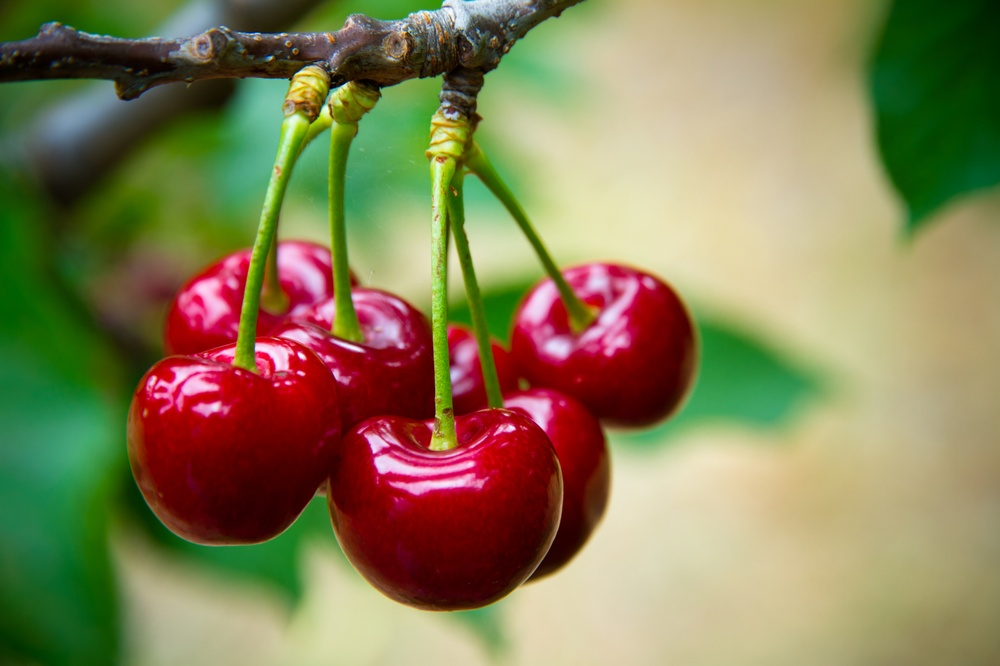
#> input picture Citra Digital/Pertemuan 8/cherry/Image_1.jpg, 1000 x 666 px, shrunk from 2125 x 1416 before the run; its folder holds only this picture in this run
$ jupyter execute 'dataset image cherry.ipynb'   (older library calls are emulated)
#> lines starting #> are read from the running program, lines starting #| are printed output that depends on the picture; after the words box and inside, x2 and y2 are one past the last pixel; in counts of white or black regions, pixels touching at a corner belong together
# sobel and canny

[cell 1]
import os
import cv2
import matplotlib.pyplot as plt
import numpy as np

folder_path = "cherry"

# fitur looping untuk membaca semua gambar di dalam folder
for filename in os.listdir(folder_path):
    if filename.lower().endswith(('.png', '.jpg', '.jpeg', '.bmp')):
        image_path = os.path.join(folder_path, filename)
        image = cv2.imread(image_path, cv2.IMREAD_COLOR)
#> image is the input picture: shape (666, 1000, 3); mean B, G, R 86.3, 127.1, 134.5
        gray_img = cv2.cvtColor(image, cv2.COLOR_BGR2GRAY)
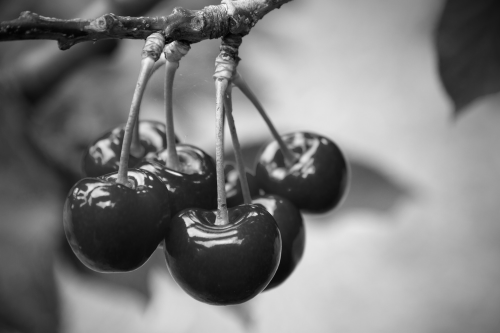
#> gray_img: shape (666, 1000) (shown at 1/2 size); min 0, max 251, mean 124.6
        img_rgb = cv2.cvtColor(image, cv2.COLOR_BGR2RGB)
        blurred_img = cv2.GaussianBlur(gray_img, (5, 5), 0)

        #2. Deteksi tepi dengan Sobel
        sobelx = cv2.Sobel(blurred_img, cv2.CV_64F, 1, 0, ksize=3)
        sobely = cv2.Sobel(blurred_img, cv2.CV_64F, 0, 1, ksize=3)
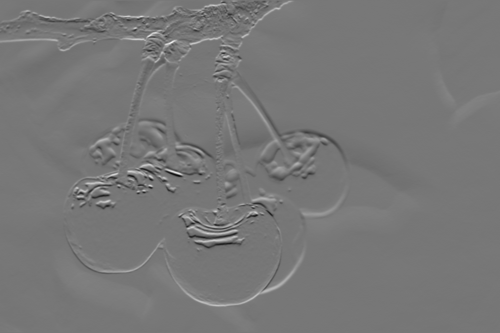
#> sobely: shape (666, 1000) float64 (shown at 1/2 size); min -398, max 452, mean 0.6; drawn with min black and max white
        sobel = np.hypot(sobelx, sobely)
        sobel_normalized = cv2.normalize(sobel, None, 0, 255, cv2.NORM_MINMAX).astype(np.uint8)

        canny_edges = cv2.Canny(blurred_img, 100, 200)
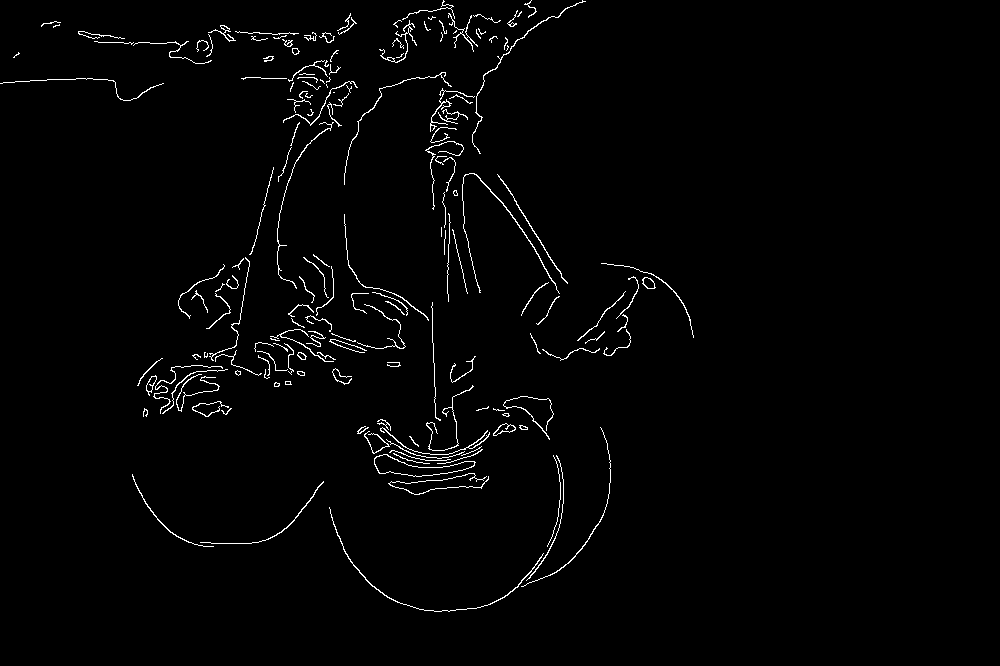
#> canny_edges: shape (666, 1000); 1.6% white in thin lines or dots, all inside (x1, y1, x2, y2) = (0, 0, 694, 612)

        #4. Tampilkan hasil
        plt.figure(figsize=(10, 5))

        plt.subplot(1, 3, 1)
        plt.title("Citra Asli")
        plt.imshow(img_rgb)

        plt.subplot(1, 3, 2)
        plt.title("Deteksi Tepi Sobel")
        plt.imshow(sobel_normalized, cmap='gray')

        plt.subplot(1, 3, 3)
        plt.title("Deteksi Tepi Canny")
        plt.imshow(canny_edges, cmap='gray')

        plt.show()

# global thresholding

[cell 2]
import os
import cv2
import matplotlib.pyplot as plt
import numpy as np

folder_path = "cherry"

# fitur looping untuk membaca semua gambar di dalam folder
for filename in os.listdir(folder_path):
    if filename.lower().endswith(('.png', '.jpg', '.jpeg', '.bmp')):
        image_path = os.path.join(folder_path, filename)
        image = cv2.imread(image_path, cv2.IMREAD_COLOR)
        gray_image = cv2.cvtColor(image, cv2.COLOR_BGR2GRAY)
        img_rgb = cv2.cvtColor(image, cv2.COLOR_BGR2RGB)
        _, thresholded_image = cv2.threshold(gray_image, 128, 255, cv2.THRESH_BINARY)
#> thresholded_image: shape (666, 1000); 50.9% white; 62 black regions (55 under 20 px), largest, box (x1, y1, x2, y2) and area: (0, 0, 812, 666) 294613, (843, 0, 1000, 239) 29242, (909, 600, 1000, 666) 2942

        plt.figure(figsize=(10, 5))
        plt.subplot(1, 2, 1)
        plt.imshow(img_rgb, cmap='gray')
        plt.title('gambar asli')

        plt.subplot(1, 2, 2)
        plt.imshow(thresholded_image, cmap='gray')
        plt.title('hasil threshold global')
        plt.show()

# segmentasi warna dengan thresholding

[cell 3]
import os
import cv2
import matplotlib.pyplot as plt
import numpy as np

folder_path = "cherry"

# fitur looping untuk membaca semua gambar di dalam folder
for filename in os.listdir(folder_path):
    if filename.lower().endswith(('.png', '.jpg', '.jpeg', '.bmp')):
        image_path = os.path.join(folder_path, filename)
        image = cv2.imread(image_path, cv2.IMREAD_COLOR)
        img_rgb = cv2.cvtColor(image, cv2.COLOR_BGR2RGB)
        hsv_img = cv2.cvtColor(image, cv2.COLOR_BGR2HSV)
#> hsv_img: shape (666, 1000, 3); mean H, S, V 45.9, 141.5, 153.1

        #2. Tentukan rentang warna untuk segmentasi
        #Contoh: Segmentasi warna merah rendah
        lower_red = np.array([0, 120, 70]) # Rentang bawah dalam HSV
        upper_red = np.array([10, 255, 255]) # Rentang atas dalam HSV

        #Contoh: Segmentasi warna merah rendah
        lower_red1 = np.array([170, 120, 70]) # Rentang bawah dalam HSV
        upper_red1 = np.array([180, 255, 255]) # Rentang atas dalam HSV

        #3. Segmentasi dengan Thresholding
        mask1 = cv2.inRange(hsv_img, lower_red, upper_red)
#> mask1: shape (666, 1000); 8.4% white; 166 white regions (144 under 20 px), largest, box (x1, y1, x2, y2) and area: (134, 249, 691, 602) 53715, (559, 291, 601, 336) 325, (258, 266, 291, 317) 202
        mask2 = cv2.inRange(hsv_img, lower_red1, upper_red1)
#> mask2: shape (666, 1000); 4.7% white; 595 white regions (544 under 20 px), largest, box (x1, y1, x2, y2) and area: (143, 251, 428, 421) 11880, (352, 402, 531, 525) 5895, (514, 264, 668, 369) 2676

        mask = mask1+mask2
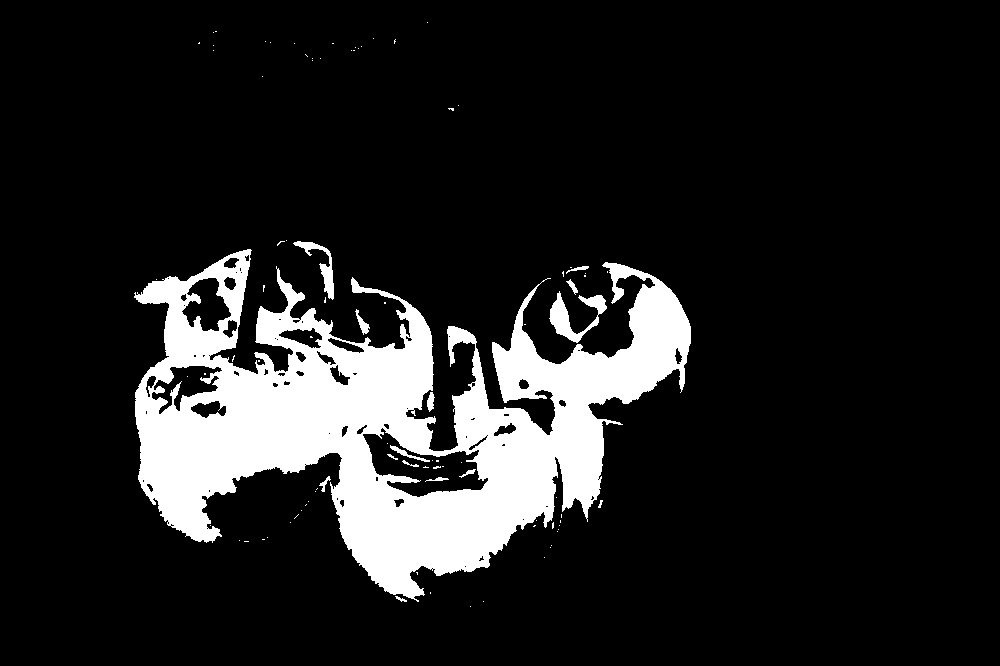
#> mask: shape (666, 1000); 13% white; 91 white regions (76 under 20 px), largest, box (x1, y1, x2, y2) and area: (134, 249, 691, 602) 84056, (549, 291, 607, 343) 1080, (293, 241, 334, 300) 572


        #4. Hasil segmentasi (aplikasikan mask ke citra asli)
        segmented_img = cv2.bitwise_and(image, image, mask=mask)
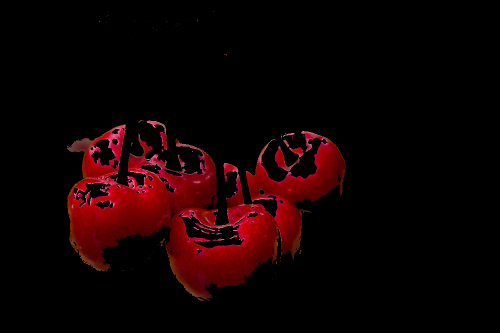
#> segmented_img: shape (666, 1000, 3) (shown at 1/2 size); mean B, G, R 2.1, 1.3, 17.2

        #5. Tampilkan hasil
        plt.figure(figsize=(10, 5))

        plt.subplot(1, 2, 1)
        plt.title("Citra Asli")
        plt.imshow(cv2.cvtColor(image, cv2.COLOR_BGR2RGB))

        plt.subplot(1, 2, 2)
        plt.title("Hasil Segmentasi Warna Merah")
        plt.imshow(cv2.cvtColor(segmented_img, cv2.COLOR_BGR2RGB))

        plt.show()
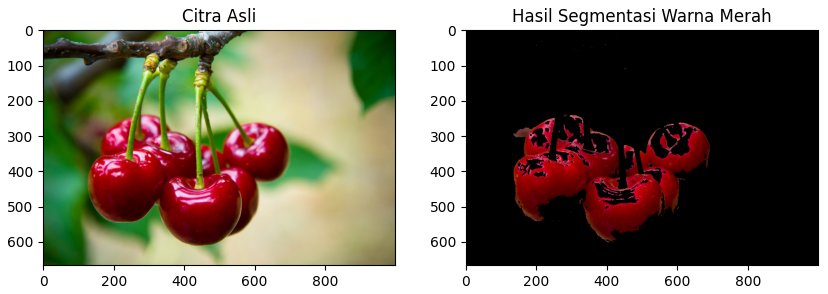
#> figure drawn by matplotlib, 2 panels

# adaptive thresholding

[cell 4]
import os
import cv2
import matplotlib.pyplot as plt

folder_path = "cherry"

# fitur looping untuk membaca semua gambar di dalam folder
for filename in os.listdir(folder_path):
    if filename.lower().endswith(('.png', '.jpg', '.jpeg', '.bmp')):
        image_path = os.path.join(folder_path, filename)
        image = cv2.imread(image_path, cv2.IMREAD_GRAYSCALE)
#> image: shape (666, 1000)

        _, otsu_thresh_image = cv2.threshold(image, 0, 255, cv2.THRESH_BINARY + cv2.THRESH_OTSU)
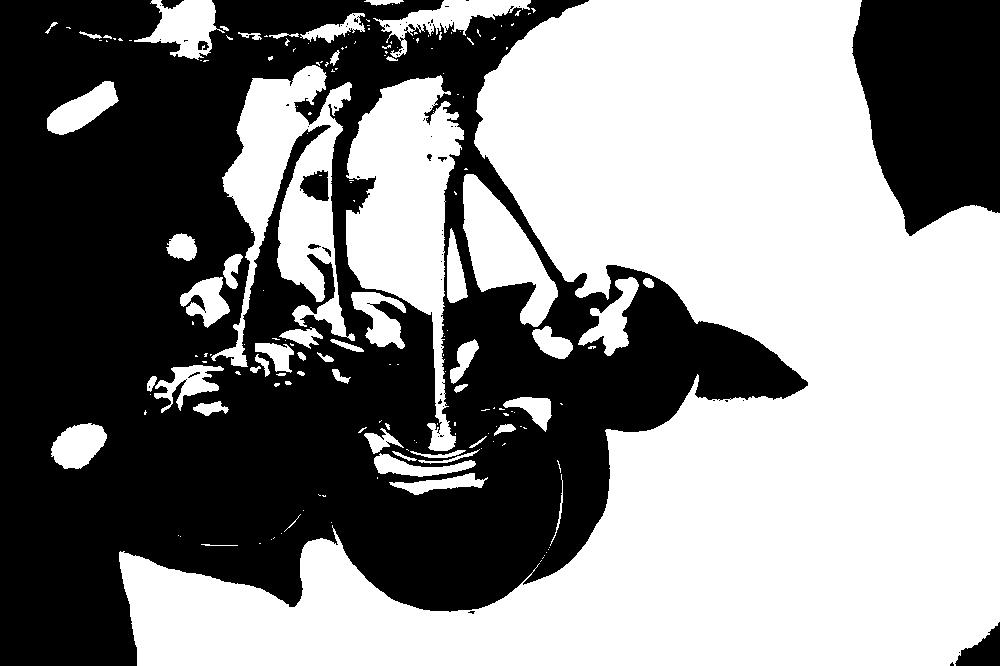
#> otsu_thresh_image: shape (666, 1000); 53.3% white; 64 black regions (53 under 20 px), largest, box (x1, y1, x2, y2) and area: (0, 0, 808, 666) 280561, (852, 0, 1000, 236) 28060, (955, 622, 1000, 666) 1078

        plt.figure(figsize=(10, 5))
        plt.subplot(1, 2, 1)
        plt.title("Foto asli")
        plt.imshow(cv2.cvtColor(img_rgb, cv2.COLOR_BGR2RGB))

        plt.subplot(1, 2, 2)
        plt.imshow(otsu_thresh_image, cmap='gray')
        plt.title('Otsu Thresholding')
        plt.show()

$ run again, on Citra Digital/Pertemuan 8/cherry/Image_14.jpg
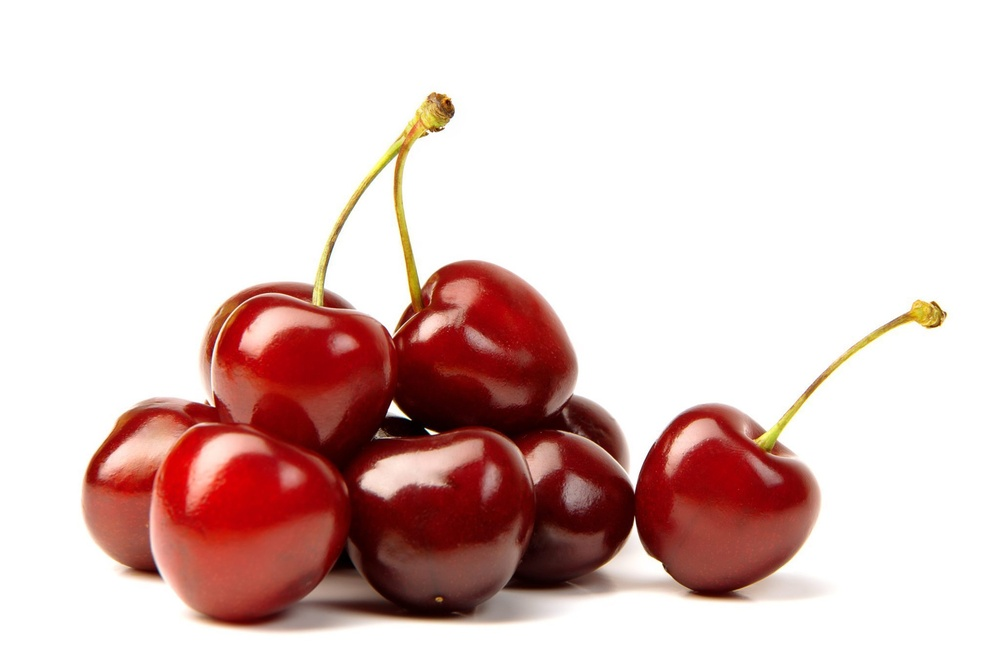
#> input picture Citra Digital/Pertemuan 8/cherry/Image_14.jpg, 1000 x 665 px, shrunk from 2048 x 1361 before the run
#> image is the input picture: shape (665, 1000, 3); mean B, G, R 197.4, 200.3, 224.8
#> `canny_edges = cv2.Canny(blurred_img, 100, 200)`:
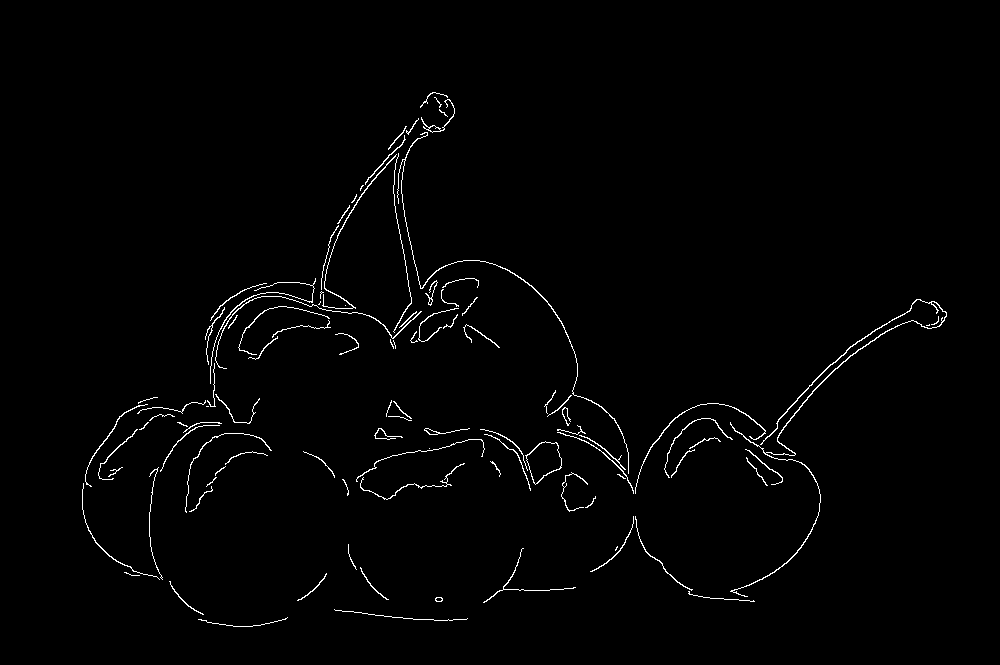
#> canny_edges: shape (665, 1000); 1.3% white in thin lines or dots, all inside (x1, y1, x2, y2) = (82, 92, 947, 627)
#> thresholded_image: shape (665, 1000); 78% white; 80 black regions (66 under 20 px), largest, box (x1, y1, x2, y2) and area: (86, 262, 813, 627) 143821, (206, 285, 313, 366) 1197, (435, 94, 454, 121) 286
#> hsv_img: shape (665, 1000, 3); mean H, S, V 12.1, 51.1, 224.9
#> mask1: shape (665, 1000); 14.6% white; 252 white regions (229 under 20 px), largest, box (x1, y1, x2, y2) and area: (85, 262, 632, 627) 75348, (635, 407, 813, 599) 15922, (544, 524, 629, 585) 1805
#> mask2: shape (665, 1000); 3.8% white; 519 white regions (439 under 20 px), largest, box (x1, y1, x2, y2) and area: (642, 440, 800, 530) 5105, (220, 446, 328, 528) 3917, (263, 320, 378, 384) 3797
#> mask: shape (665, 1000); 18.4% white; 84 white regions (72 under 20 px), largest, box (x1, y1, x2, y2) and area: (85, 262, 633, 627) 95711, (633, 407, 813, 599) 21914, (544, 524, 629, 585) 1920
#> image: shape (665, 1000)
#> `_, otsu_thresh_image = cv2.threshold(image, 0, 255, cv2.THRESH_BINARY ..`:
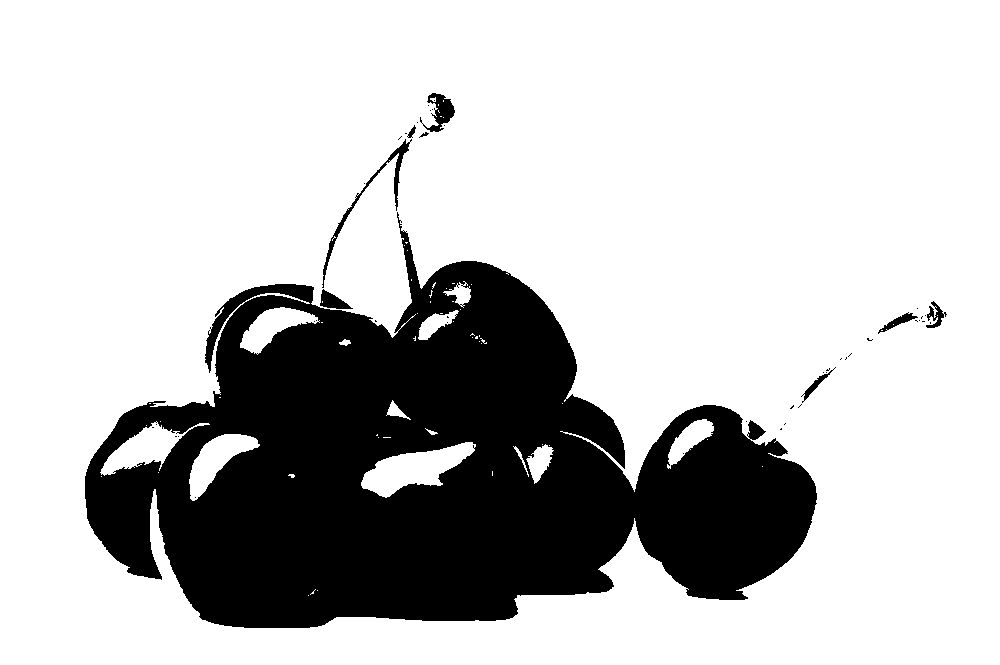
#> otsu_thresh_image: shape (665, 1000); 75.7% white; 48 black regions (39 under 20 px), largest, box (x1, y1, x2, y2) and area: (85, 212, 817, 628) 158862, (322, 139, 412, 288) 845, (420, 93, 455, 132) 589

$ run again, on Citra Digital/Pertemuan 8/cherry/Image_15.jpg
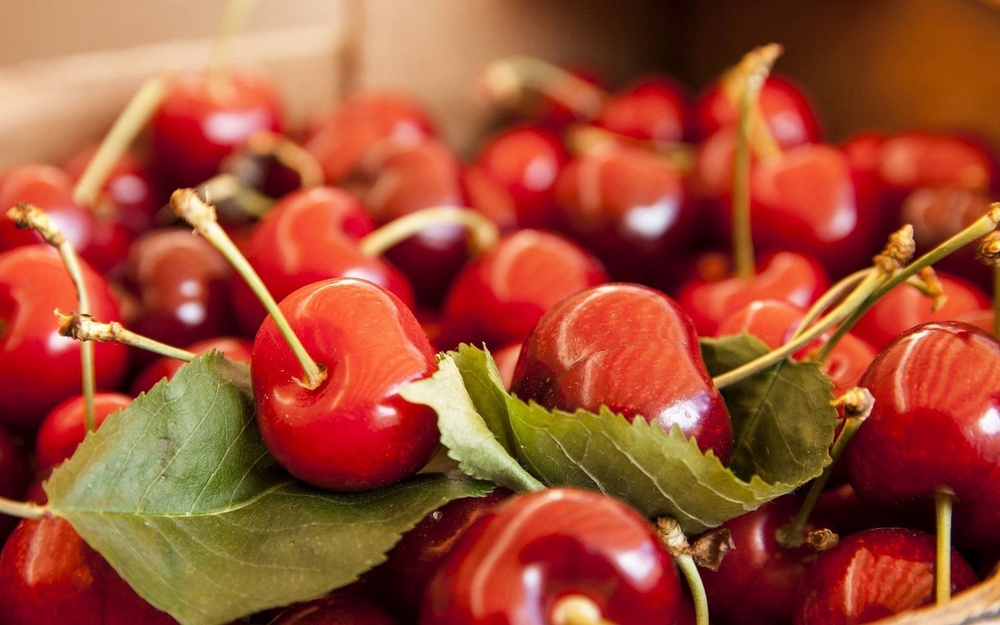
#> input picture Citra Digital/Pertemuan 8/cherry/Image_15.jpg, 1000 x 625 px, shrunk from 1920 x 1200 before the run
#> image is the input picture: shape (625, 1000, 3); mean B, G, R 52.2, 78.1, 161.5
#> `canny_edges = cv2.Canny(blurred_img, 100, 200)`:
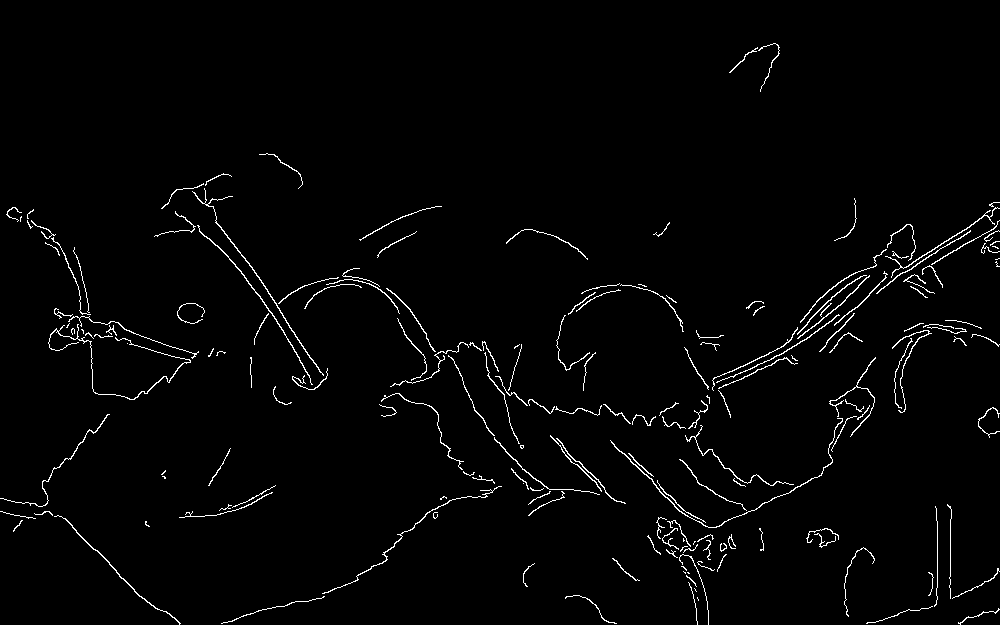
#> canny_edges: shape (625, 1000); 2% white in thin lines or dots
#> thresholded_image: shape (625, 1000); 32.4% white; 500 white regions (433 under 20 px), largest, box (x1, y1, x2, y2) and area: (0, 0, 659, 625) 147636, (553, 285, 759, 510) 10928, (726, 45, 854, 236) 7062
#> hsv_img: shape (625, 1000, 3); mean H, S, V 53.4, 190.1, 161.9
#> mask1: shape (625, 1000); 33% white; 290 white regions (240 under 20 px), largest, box (x1, y1, x2, y2) and area: (0, 0, 1000, 462) 154415, (825, 262, 1000, 442) 16737, (421, 488, 679, 625) 13746
#> mask2: shape (625, 1000); 18.7% white; 156 white regions (96 under 20 px), largest, box (x1, y1, x2, y2) and area: (124, 272, 438, 486) 15062, (852, 400, 1000, 526) 10431, (377, 228, 551, 391) 10117
#> mask: shape (625, 1000); 51.7% white; 157 black regions (111 under 20 px), largest, box (x1, y1, x2, y2) and area: (0, 202, 1000, 625) 162311, (0, 0, 570, 211) 64398, (561, 0, 862, 282) 21410
#> image: shape (625, 1000)
#> `_, otsu_thresh_image = cv2.threshold(image, 0, 255, cv2.THRESH_BINARY ..`:
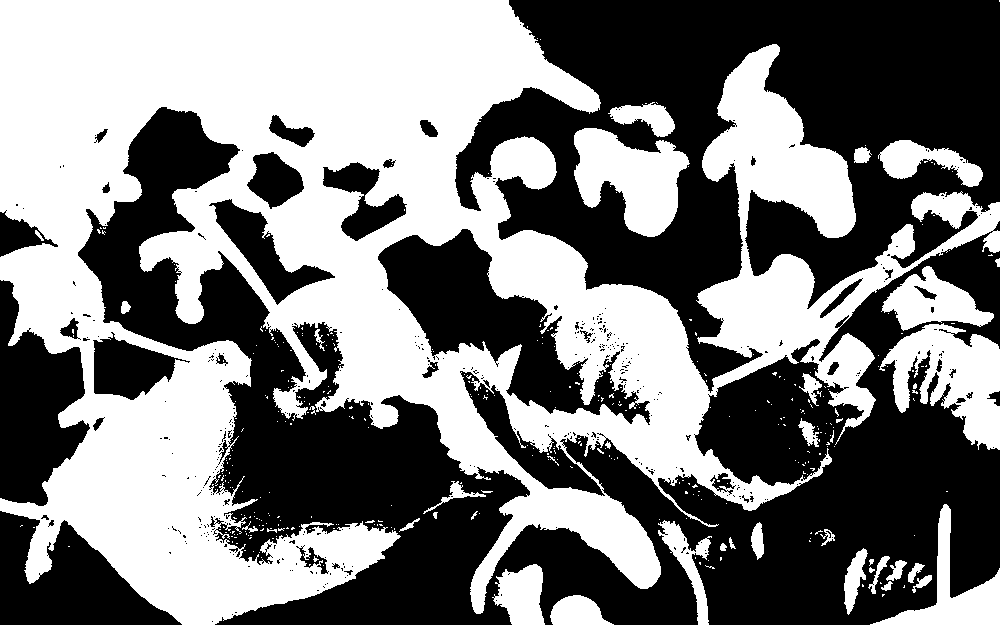
#> otsu_thresh_image: shape (625, 1000); 48.6% white; 376 white regions (335 under 20 px), largest, box (x1, y1, x2, y2) and area: (0, 0, 1000, 625) 266478, (879, 323, 1000, 450) 8104, (574, 128, 690, 237) 7608
